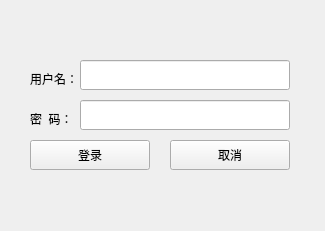
<?xml version="1.0" encoding="UTF-8"?>
<ui version="4.0">
 <class>Login</class>
 <widget class="QWidget" name="Login">
  <property name="geometry">
   <rect>
    <x>0</x>
    <y>0</y>
    <width>325</width>
    <height>231</height>
   </rect>
  </property>
  <property name="windowTitle">
   <string>Login</string>
  </property>
  <widget class="QLabel" name="label_uname">
   <property name="geometry">
    <rect>
     <x>30</x>
     <y>70</y>
     <width>57</width>
     <height>17</height>
    </rect>
   </property>
   <property name="text">
    <string>用户名：</string>
   </property>
  </widget>
  <widget class="QLabel" name="label_pwd">
   <property name="geometry">
    <rect>
     <x>30</x>
     <y>110</y>
     <width>57</width>
     <height>17</height>
    </rect>
   </property>
   <property name="text">
    <string>密  码：</string>
   </property>
  </widget>
  <widget class="QPushButton" name="pushButton_login">
   <property name="geometry">
    <rect>
     <x>30</x>
     <y>140</y>
     <width>120</width>
     <height>30</height>
    </rect>
   </property>
   <property name="text">
    <string>登录</string>
   </property>
  </widget>
  <widget class="QPushButton" name="pushButton_cancel">
   <property name="geometry">
    <rect>
     <x>170</x>
     <y>140</y>
     <width>120</width>
     <height>30</height>
    </rect>
   </property>
   <property name="text">
    <string>取消</string>
   </property>
  </widget>
  <widget class="QLineEdit" name="lineEdit_uname">
   <property name="geometry">
    <rect>
     <x>80</x>
     <y>60</y>
     <width>210</width>
     <height>30</height>
    </rect>
   </property>
  </widget>
  <widget class="QLineEdit" name="lineEdit_pwd">
   <property name="geometry">
    <rect>
     <x>80</x>
     <y>100</y>
     <width>210</width>
     <height>30</height>
    </rect>
   </property>
   <property name="echoMode">
    <enum>QLineEdit::Password</enum>
   </property>
  </widget>
  <widget class="QLabel" name="label_msg">
   <property name="geometry">
    <rect>
     <x>40</x>
     <y>20</y>
     <width>241</width>
     <height>30</height>
    </rect>
   </property>
   <property name="text">
    <string/>
   </property>
  </widget>
 </widget>
 <layoutdefault spacing="6" margin="11"/>
 <resources/>
 <connections/>
</ui>
